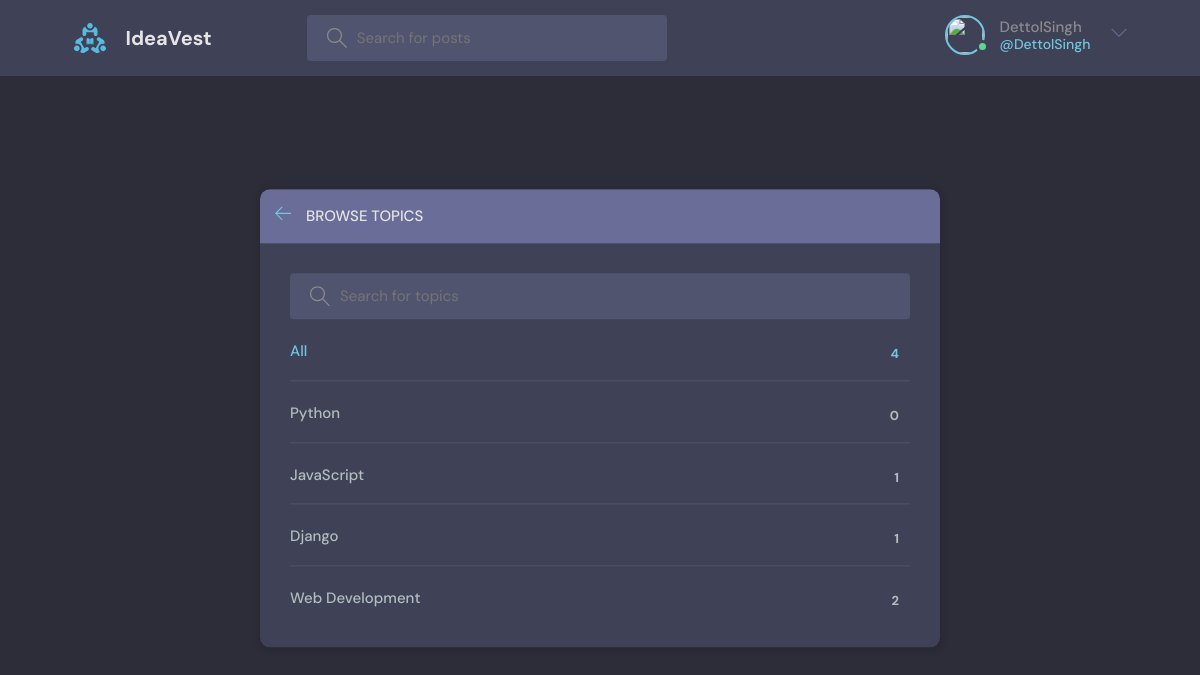
The app's page /topics/ (signed in) with its own data.
### base/models.py (models this page shows, shortened)
class Topic(models.Model):
    name = models.CharField(max_length=200)

### base/views.py (the view)
# urls.py: path('topics/', views.topicsPage, name="topics"),
def topicsPage(request):
    q = request.GET.get('q') if request.GET.get('q') != None else ''
    topics = Topic.objects.filter(name__icontains=q)
    return render(request, 'base/topics.html', {'topics': topics})

### base/templates/base/topics.html (shortened to what this page needs)
{% extends 'main.html' %}
{% block content %}
<main class="create-room layout">
  <div class="container">
    <div class="layout__box">
      <div class="layout__boxHeader">
        <div class="layout__boxTitle">
          <a href="{% url 'home' %}">
            <svg version="1.1" xmlns="http://www.w3.org/2000/svg" width="32" height="32" viewBox="0 0 32 32">
              <title>arrow-left</title>
              <path
                d="M13.723 2.286l-13.723 13.714 13.719 13.714 1.616-1.611-10.96-10.96h27.625v-2.286h-27.625l10.965-10.965-1.616-1.607z">
              </path>
            </svg>
          </a>
          <h3>Browse Topics</h3>
        </div>
      </div>
      <div class="topics-page layout__body">
        <form action="" method="GET" class="header__search">
          <label>
            <input name="q" placeholder="Search for topics" />
          </label>
        </form>
        <ul class="topics__list">
          <li>
            <a href="{% url 'topics' %}" class="active">All <span>{{topics.count}}</span></a>
          </li>
          {% for topic in topics %}
          <li>
            <a href="{% url 'home' %}?q={{topic.name}}">{{ topic.name }} <span>{{topic.room_set.all.count}}</span></a>
          </li>
          {% endfor %}
        </ul>
      </div>
    </div>
  </div>
</main>
{% endblock content %}

### templates/main.html (shortened to what this page needs)
<!DOCTYPE html>
{% load static %}
<html lang="en">
<head>
    <link rel="stylesheet" href="{% static 'styles/style.css' %}" />
</head>
<body>
    {% include 'navbar.html' %}
    {% block content %}
    {% endblock %}
</body>
</html>

### templates/navbar.html (shortened to what this page needs)
{% load static %}
<header class="header header--loggedIn">
    <div class="container">
        <a href="{% url 'home' %}" class="header__logo">
            <img src="{% static 'images/logo.svg' %}" />
            <h1>IdeaVest</h1>
        </a>
        <form class="header__search" method="GET" action="{% url 'home' %}">
            <label>
                <input name="q" placeholder="Search for posts" />
            </label>
        </form>
        <nav class="header__menu">
            {% if request.user.is_authenticated %}
            <div class="header__user">
                <a href="{% url 'update-user' %}">
                    <div class="avatar avatar--medium active">
                        <img src="{{request.user.avatar.url}}" />
                    </div>
                    <p>{{request.user.username}} <span>@{{request.user.username}}</span></p>
                </a>
                <button class="dropdown-button">
                    <svg version="1.1" xmlns="http://www.w3.org/2000/svg" width="32" height="32" viewBox="0 0 32 32">
                        <title>chevron-down</title>
                        <path d="M16 21l-13-13h-3l16 16 16-16h-3l-13 13z"></path>
                    </svg>
                </button>
            </div>
            {% else %}
            <a href="{% url 'login' %}">
                <img src="{% static 'images/avatar.svg' %}" />
                <p>Login</p>
            </a>
            {% endif %}
        </nav>
    </div>
</header>

### static/styles/style.css (style rules this page uses)
:root { --color-main: #71c6dd; --color-main-light: #e1f6fb; --color-dark: #3f4156; --color-dark-medium: #51546e; --color-dark-light: #696d97; --color-light: #e5e5e5; --color-gray: #8b8b8b; --color-light-gray: #b2bdbd; --color-bg: #2d2d39; --color-success: #5dd693; --color-error: #fc4b0b; }
* { font-family: "DM Sans", -apple-system, BlinkMacSystemFont, "Segoe UI", Roboto, Oxygen, Ubuntu, Cantarell, "Open Sans", "Helvetica Neue", sans-serif; margin: 0; padding: 0; box-sizing: border-box; text-rendering: optimizeLegibility; font-size: inherit; }
html { font-size: 56.25%; }
@media only screen and (min-width: 1200px) { html { font-size: 62.5%; } }
body { line-height: 1.6; font-weight: 400; font-size: 1.5rem; color: var(--color-light-gray); background-color: var(--color-bg); min-height: 100vh; }
img { width: 100%; }
a { display: inline-block; color: var(--color-main); text-decoration: none; }
.container { max-width: 120rem; width: 90%; margin: auto; }
.avatar { position: relative; display: inline-block; border-radius: 50%; border: 2px solid var(--color-main); }
.avatar img { display: block; border-radius: 50%; object-fit: cover; object-position: center; }
.avatar::after { content: ""; display: block; position: absolute; background-color: var(--color-gray); z-index: 111; border-radius: 50%; border: 0.3rem solid var(--color-dark); }
.avatar.active::after { background-color: var(--color-success); }
.avatar.avatar--medium img { width: 3.6rem; height: 3.6rem; border-radius: 50%; }
.avatar.avatar--medium:after { width: 0.7rem; height: 0.7rem; bottom: 0px; right: -6px; }
.header { padding: 1.5rem; background-color: var(--color-dark); }
.header > .container { display: flex; gap: 9.5rem; }
.header__logo, .header__user { display: flex; gap: 2rem; align-items: center; }
.header__logo > img { height: 3.2rem; width: 3.2rem; }
.header__logo > h1 { font-weight: 700; font-size: 2rem; color: var(--color-light); }
.header__search > label { background-color: var(--color-dark-medium); padding: 1.3rem 1rem; display: flex; align-items: center; gap: 1rem; border-radius: 4px; }
.header__search svg { fill: var(--color-gray); width: 2rem; height: 2rem; margin-left: 1rem; }
.header__search input { width: 30rem; background: transparent; border: none; outline: none; color: var(--color-light); }
.header__menu { margin-left: auto; position: relative; }
.header__menu a { display: flex; gap: 1.5rem; align-items: center; font-weight: 500; text-decoration: none; color: var(--color-gray); }
.header__menu img { height: 3.6rem; }
.header__menu p { line-height: 1.2; }
.header__menu span { color: var(--color-main); font-weight: 500; font-size: 1.4rem; display: block; }
.header__menu svg { width: 1.6rem; height: 1.6rem; fill: var(--color-dark-light); }
.dropdown-button { background: transparent; border: 0; outline: 0; cursor: pointer; }
.layout { margin-top: 2.4rem; }
.layout > .container { display: flex; justify-content: space-between; align-items: flex-start; }
.layout__box { width: 90%; max-width: 48rem; min-height: 40rem; position: absolute; top: 50%; left: 50%; transform: translate(-50%, -46%); background-color: var(--color-dark); border-radius: 1rem; box-shadow: 1px 1px 6px 3px rgba(0, 0, 0, 0.1); overflow: hidden; }
.layout__boxHeader { display: flex; padding: 1.5rem; background-color: var(--color-dark-light); }
.layout__boxTitle { display: flex; gap: 1.5rem; align-items: center; }
.layout__boxTitle h3 { text-transform: uppercase; font-weight: 500; color: var(--color-light); }
.layout__boxTitle svg { width: 1.6rem; height: 1.6rem; fill: var(--color-main); }
.layout__body { margin: 3rem; }
.topics__list { list-style: none; }
.topics__list li a { display: flex; justify-content: space-between; margin-bottom: 3rem; font-weight: 500; color: var(--color-light-gray); transition: all 0.3s ease-in-out; }
.topics__list li a.active, .topics__list li a:hover { color: var(--color-main); }
.topics__list li a span { padding: 0.5rem 1rem; background-color: var(--color-dark); border-radius: 3px; font-size: 1.3rem; font-weight: 700; letter-spacing: 1px; }
.topics-page .topics__list li:not(:last-child) a { margin: 2rem 0; padding-bottom: 1rem; text-decoration: none; border-bottom: 1px solid var(--color-dark-medium); }
.topics-page .header__search { display: block; }
.create-room.layout .layout__box { max-width: 68rem; }

### records on screen
Topic: name "Python", room_set.all.count "0"
Topic: name "JavaScript", room_set.all.count "1"
Topic: name "Django", room_set.all.count "1"
Topic: name "Web Development", room_set.all.count "2"

### other values on screen
{{ request.user.username }} "DettolSingh"
{{ topics.count }} "4"
